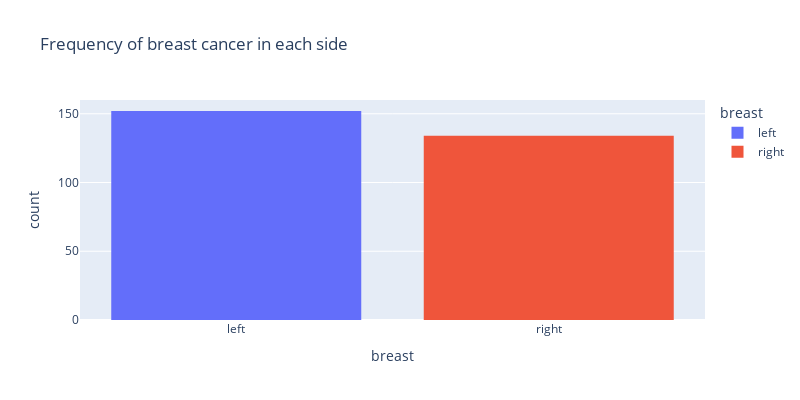

Source (notebook cell):
### Code cell
fig = px.histogram(df, x="breast", color="breast", title='Frequency of breast cancer in each side', width=800, height=400)
fig.show()

### Figure 1 — Plotly figure (JSON) as saved in the notebook; plotly's stock layout.template omitted (floating-point values rounded to 4 significant figures; data arrays with more than 128 entries replaced by an {"elided": "..."} marker saying what was removed)
{"data": [{"alignmentgroup": "True", "bingroup": "x", "hovertemplate": "breast=%{x}<br>count=%{y}<extra></extra>", "legendgroup": "left", "marker": {"color": "#636efa", "pattern": {"shape": ""}}, "name": "left", "offsetgroup": "left", "orientation": "v", "showlegend": true, "type": "histogram", "x": {"elided": "152 str values"}, "xaxis": "x", "yaxis": "y"}, {"alignmentgroup": "True", "bingroup": "x", "hovertemplate": "breast=%{x}<br>count=%{y}<extra></extra>", "legendgroup": "right", "marker": {"color": "#EF553B", "pattern": {"shape": ""}}, "name": "right", "offsetgroup": "right", "orientation": "v", "showlegend": true, "type": "histogram", "x": {"elided": "134 str values"}, "xaxis": "x", "yaxis": "y"}], "layout": {"barmode": "relative", "height": 400, "legend": {"title": {"text": "breast"}, "tracegroupgap": 0}, "title": {"text": "Frequency of breast cancer in each side"}, "width": 800, "xaxis": {"anchor": "y", "categoryarray": ["left", "right"], "categoryorder": "array", "domain": [0, 1], "title": {"text": "breast"}}, "yaxis": {"anchor": "x", "domain": [0, 1], "title": {"text": "count"}}}}
